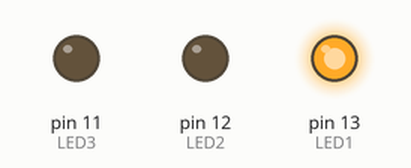
A sketch run on a simulated Arduino Uno, built with avr-gcc and run on an emulated ATmega328P. Parts: output pins drawn as LEDs (lit = HIGH).

Above: at 0.1 s.
At 0.7 s:
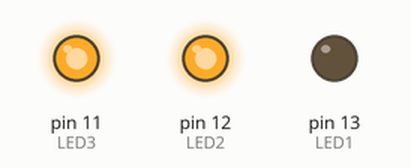
At 39.7 s:
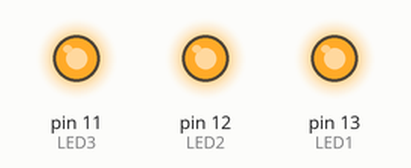
Timing chart, 0 to 40.0 s (numbered marks = the images above):
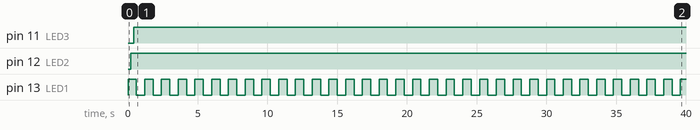

The sketch:

JenJen.ino
```cpp
int LED1 = 13;
int LED2 = 12;
int LED3 = 11;
void setup() {
  pinMode(LED1, OUTPUT);
  pinMode(LED2, OUTPUT);
  pinMode(LED3, OUTPUT);
}
void loop() {
  digitalWrite(LED1, HIGH);
  delay(200);
  digitalWrite(LED2, HIGH);
  delay(200);
  digitalWrite(LED3, HIGH);
  delay(200);
  digitalWrite(LED1, LOW);
  delay(200);
  digitalWrite(LED1, LOW);
  delay(200);
  digitalWrite(LED1, LOW);
  delay(200);
}
```

Measured:
- by itself, pin 11 (LED3): LOW → HIGH at 0.40 s
- by itself, pin 12 (LED2): LOW → HIGH at 0.20 s
- by itself, pin 13 (LED1): alternates HIGH for 0.60 s and LOW for 0.60 s
